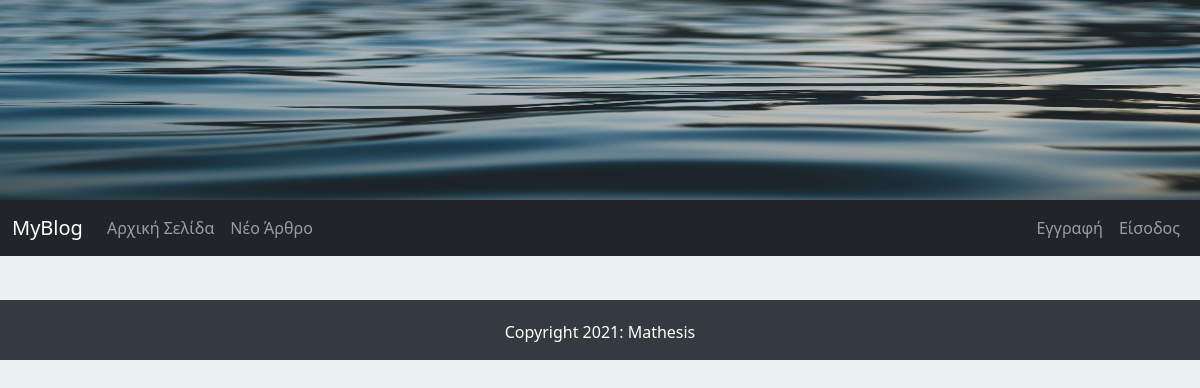
Before: / with the older database file.
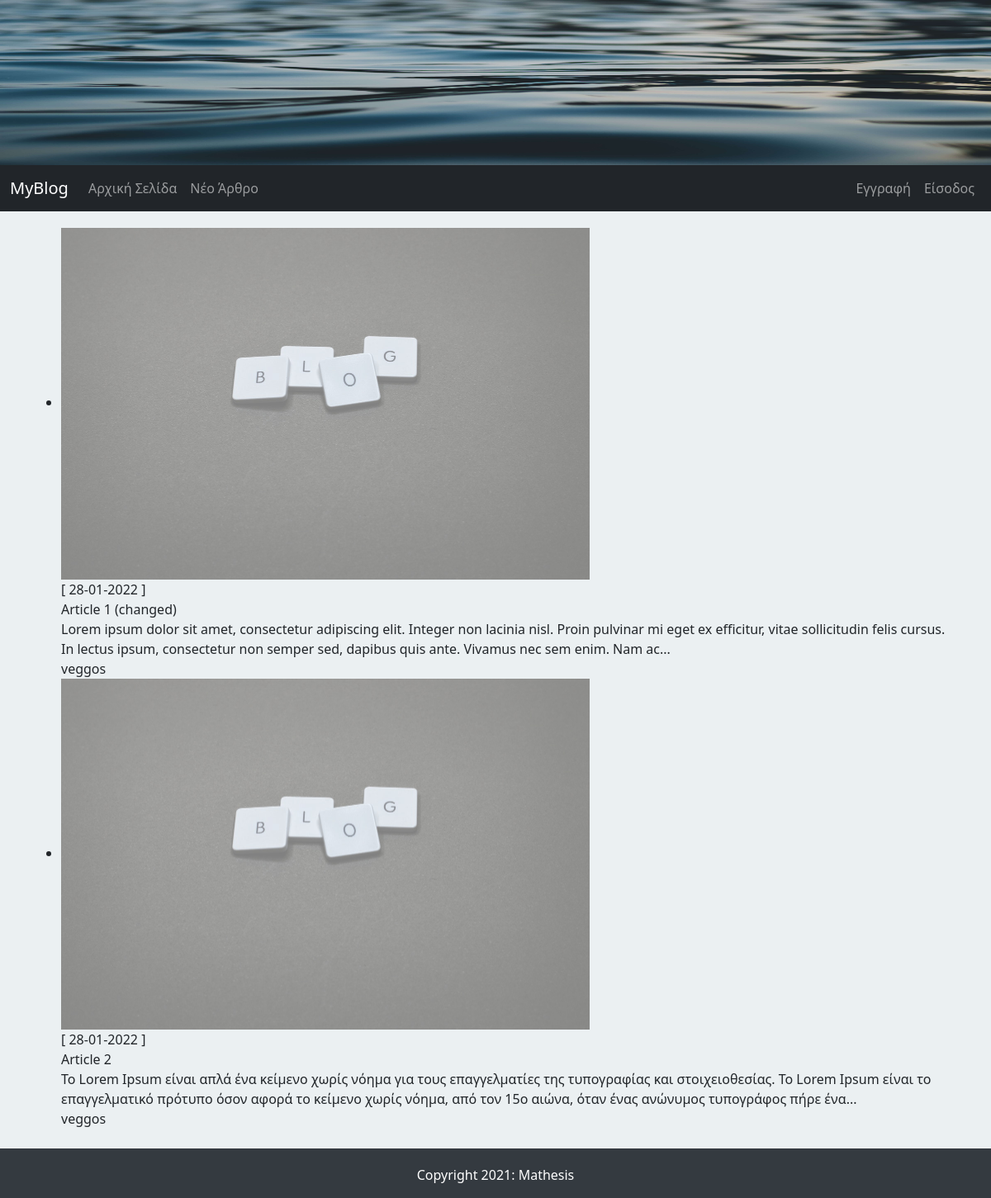
After: the same page with the newer database file.
### FlaskBlogApp/models.py (models this page shows, shortened)
class Article(db.Model):
    id = db.Column(db.Integer, primary_key=True)
    article_title = db.Column(db.String(50), nullable=False)
    article_body = db.Column(db.Text(), nullable=False)
    article_image = db.Column(db.String(30), default='default_article_image.jpg', nullable=False)
    date_created = db.Column(db.DateTime, default=datetime.utcnow, nullable=False)
    user_id = db.Column(db.Integer, db.ForeignKey('user.id'), nullable=False) # user.id of the table not of the class

class User(db.Model, UserMixin): # UserMixin extends class to flask-login capabilities
    id = db.Column(db.Integer, primary_key=True)
    username = db.Column(db.String(15), unique=True, nullable=False)
    email = db.Column(db.String(150), unique=True, nullable=False)
    password = db.Column(db.String(36), nullable=False)
    profile_image = db.Column(db.String(30), default='default_profile_image.jpg')
    articles = db.relationship('Article', backref='author', lazy=True) # Article - relationship with the model not the table

### FlaskBlogApp/routes.py (the view)
@app.route ("/index/")
@app.route ("/")
def root():
    articles = Article.query.all()
    return render_template("index.html", articles=articles)

### FlaskBlogApp/templates/index.html (shortened to what this page needs)
{% extends "base.html" %}
{% block content %}
    {% if articles %}
    <ul>
        {% for article in articles %}
        <li>
            <img  class="image-responsive a_image" src="{{ url_for('static', filename='images/articles_images/'+article.article_image) }}"
            alt="{{ article.article_title }}"
            title="{{ article.article_title }}"
            width="640px height=360px">
            <br>
            [ {{ article.date_created.strftime('%d-%m-%Y') }} ]<br>
            {{ article.article_title }}<br>
            {{ article.article_body | truncate(255) | safe }}<br>
            {{ article.author.username }}<br>
        </li>
        {% endfor %}
    </ul>
    {% endif %}
{% endblock content %}

### FlaskBlogApp/templates/base.html (shortened to what this page needs)
<!DOCTYPE html>
<html lang="en">
<head>
    <link href="https://cdn.jsdelivr.net/npm/bootstrap@5.1.3/dist/css/bootstrap.min.css" rel="stylesheet">
    <link rel="stylesheet" type="text/css" href="{{ url_for('static', filename='css/styles.css') }}">
  </head>
<body>
    <img src="{{url_for('static', filename='images/jumbotron.jpg')}}" width="100%" height="200px" class="img-responsive">
    {% include "navbar.html" %}
    <main role="main" class="container">
        {% block content %}
        {% endblock content %}
    </main>
    {% include "footer.html" %}
</body>
</html>

### FlaskBlogApp/templates/navbar.html (shortened to what this page needs)
<nav class="navbar navbar-expand-lg navbar-dark bg-dark">
    <div class="container-fluid">
      <a class="navbar-brand" href="/">MyBlog</a>
      <div class="collapse navbar-collapse" id="navbarNav">
        <ul class="navbar-nav me-auto mb-2 mb-lg-0">
          <li class="nav-item">
            <a class="nav-link" aria-current="page" href="/">Αρχική Σελίδα</a>
          </li>
          <li class="nav-item">
            <a class="nav-link" href="/new_article/">Νέο Άρθρο</a>
          </li>
        </ul>
        <ul class="nav navbar-nav navbar-right">
          {% if current_user.is_authenticated %}
            <li class="nav-item dropdown">
              <a class="nav-link dropdown-toggle" href="#" id="navbarDropdown" role="button" data-bs-toggle="dropdown" aria-expanded="false">
                <img  class="rounded-circle navbar-profile_image" src="{{ url_for('static', filename='images/profiles_images/'+current_user.profile_image) }}" alt="{{ current_user.username }}"
                data-holder-rendered="true" data-bs-toggle="tooltip" data-bs-placement="top"
                title="{{ current_user.username }}">
              </a>
              <ul class="dropdown-menu" aria-labelledby="navbarDropdown">
                <li>
                  <a class="dropdown-item" href="/account/">{{ current_user.username }}</a>
                </li>
                <li>
                  <a class="dropdown-item" href="{{ url_for('logout') }}">Έξοδος</a>
                </li>
              </ul>
            </li>
          {% else %}
            <li class="nav-item">
              <a class="nav-link" href="/signup/">Εγγραφή</a>
            </li>
            <li class="nav-item">
              <a class="nav-link" href="/login/">Είσοδος</a>
            </li>
          {% endif %}
        </ul>
      </div>
    </div>
  </nav>

### FlaskBlogApp/templates/footer.html
<footer class="page-footer font-small stylish-color-dark pt-1 mt-4">
    <div class="footer-copyright py-3 text-center">
        Copyright 2021: Mathesis
    </div>
  </footer>

### FlaskBlogApp/static/css/styles.css (style rules this page uses)
body { background: rgba(217, 226, 231, 0.5); }
.container { margin-top: 20px; }
footer { color: #fff; background-color: #343a40; }

Changed rows visible on the page:
added Article: article_image (placeholder picture), date_created "28-01-2022", article_title "Article 1 (changed)", article_body "Lorem ipsum dolor sit amet, consectetur adipiscing elit. Integer non lacinia nisl. Proin pulvinar mi eget ex efficitur, vitae sollicitudin felis cursus. In lectus ipsum, consectetur non semper sed, dapibus quis ante. Vivamus nec sem enim. Nam ac...", author.username "veggos"
added Article: article_image (placeholder picture), date_created "28-01-2022", article_title "Article 2", article_body "Το Lorem Ipsum είναι απλά ένα κείμενο χωρίς νόημα για τους επαγγελματίες της τυπογραφίας και στοιχειοθεσίας. Το Lorem Ipsum είναι το επαγγελματικό πρότυπο όσον αφορά το κείμενο χωρίς νόημα, από τον 15ο αιώνα, όταν ένας ανώνυμος τυπογράφος πήρε ένα...", author.username "veggos"
